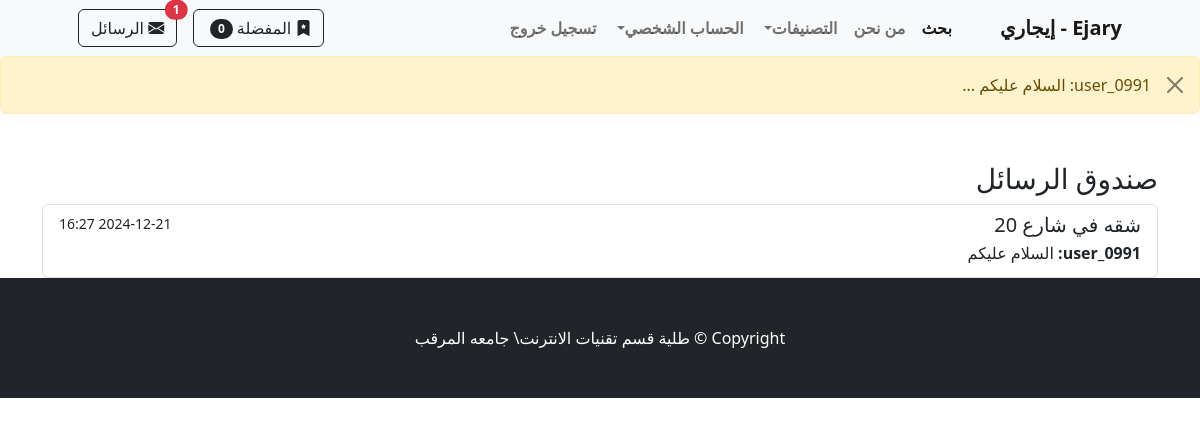
The page /inbox/ (signed in) on the database its author committed.
### store/models.py (models this page shows, shortened)
class ChatMessage(models.Model):
    product = models.ForeignKey(Product, on_delete=models.CASCADE)
    sender = models.ForeignKey(User, on_delete=models.CASCADE, related_name='sent_messages')
    receiver = models.ForeignKey(User, on_delete=models.CASCADE, related_name='received_messages')
    message = models.TextField()
    timestamp = models.DateTimeField(auto_now_add=True)
    is_read = models.BooleanField(default=False)
    def __str__(self):
   		 return f'{self.sender.username}: {self.message[:30]}...'

class Product(models.Model):
    name = models.CharField(max_length=100)
    price = models.DecimalField(default=0, decimal_places=2, max_digits=6)
    category = models.ForeignKey(Category, on_delete=models.CASCADE, default=1)
    description = models.CharField(max_length=250, default='', blank=True, null=True)
    image = models.ImageField(upload_to='uploads/product/')
    is_sale = models.BooleanField(default=False)
    sale_price = models.DecimalField(default=0, decimal_places=2, max_digits=6)
    user = models.ForeignKey(User, on_delete=models.CASCADE)  # المستخدم الذي أضاف الإعلان
    city = models.ForeignKey(City, on_delete=models.CASCADE, null=True, blank=True)  # المدينة
    phone_number = models.CharField(
        max_length=10,
        validators=[
            RegexValidator(
                regex=r'^(092|091|094|093)\d{7}$',
                message="Phone number must start with 092, 091, 094, or 093 and be 10 digits long."
            )
        ],
        help_text="Enter a valid phone number starting with 092, 091, 094, or 093."
    )

### store/views.py (the view)
# urls.py: path('inbox/', views.inbox, name='inbox'),
@login_required
def inbox(request):
    user_products = Product.objects.filter(user=request.user)
    messages = ChatMessage.objects.filter(product__in=user_products).values(
        'product', 'sender'
    ).annotate(last_message=Max('timestamp')).order_by('-last_message')
    last_messages = ChatMessage.objects.filter(
        timestamp__in=[msg['last_message'] for msg in messages]
    ).select_related('product', 'sender')
    context = {
        'messages': last_messages,
    }
    return render(request, 'inbox.html', context)

### cart/cart.py (called while the page is built)
	def __len__(self):
		return len(self.cart)

### cart/context_processors.py (called while the page is built)
def cart(request):
	return {'cart': Cart(request)}

### store/views.py (called while the page is built)
def categories_processor(request):
    return {
        'categories': Category.objects.all()
    }

def base_context(request):
    if request.user.is_authenticated:
        unread_count = ChatMessage.objects.filter(receiver=request.user, is_read=False).count()
    else:
        unread_count = 0
    return {'unread_count': unread_count}

### store/templates/inbox.html
{% extends 'base.html' %}
{% block content %}
<div class="container mt-5">
    <h3>صندوق الرسائل</h3>
    <div class="list-group">
        {% for msg in messages %}
            <a href="{% url 'chat' msg.product.id msg.sender.id %}" class="list-group-item list-group-item-action">
                <div class="d-flex w-100 justify-content-between">
                    <h5 class="mb-1">{{ msg.product.name }}</h5>
                    <small>{{ msg.timestamp|date:"Y-m-d H:i" }}</small>
                </div>
                <p class="mb-1"><strong>{{ msg.sender.username }}:</strong> {{ msg.message|truncatewords:10 }}</p>
            </a>
        {% empty %}
            <p>لا توجد محادثات حتى الآن</p>
        {% endfor %}
    </div>
</div>
{% endblock %}

### store/templates/base.html (shortened to what this page needs)
{% load static %}
<!DOCTYPE html>
<html dir="rtl" lang="ar">
<head>
    <link href="https://cdn.jsdelivr.net/npm/bootstrap-icons@1.5.0/font/bootstrap-icons.css" rel="stylesheet" />
    <link href="{% static 'css/styles.css' %}" rel="stylesheet" />
</head>
<body>
    {% include 'navbar.html' %}
    {% if messages %}
    {% for message in messages %}
    <div class="alert alert-warning alert-dismissible fade show" role="alert">
        {{ message }}
        <button type="button" class="btn-close" data-bs-dismiss="alert" aria-label="Close"></button>
    </div>
    {% endfor %}
    {% endif %}
    {% block content %}
    {% endblock %}
    <footer class="py-5 bg-dark">
        <div class="container">
            <p class="m-0 text-center text-white">Copyright &copy; طلية قسم تقنيات الانترنت\ جامعه المرقب</p>
        </div>
    </footer>
</body>
</html>

### rows shown on the page
ChatMessage: sender+message "user_0991: السلام عليكم ...", product.name "شقه في شارع 20", timestamp "2024-12-21 16:27", sender.username "user_0991", message "السلام عليكم"

### other values the page prints
{{ cart|length }} "0"
{{ unread_count }} "1"
